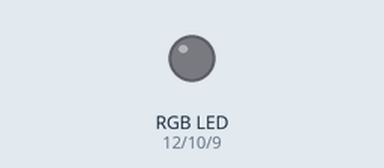
A sketch run on a simulated Arduino Uno, built with avr-gcc and run on an emulated ATmega328P. Parts: an RGB LED mixed from three pins (HIGH = lit).

Above: at 0.5 s.
At 2.5 s:
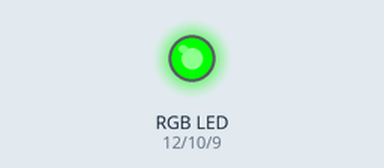
At 3.5 s:
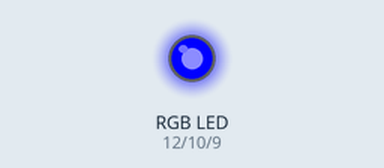
At 4.5 s:
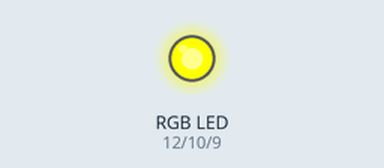
At 6.5 s:
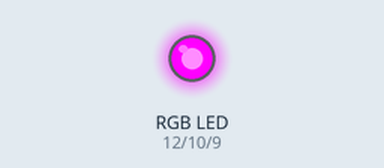
At 9.5 s:
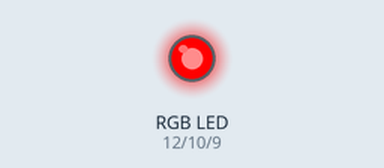
Timing chart, 0 to 10.4 s (numbered marks = the images above):
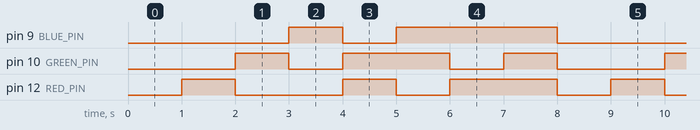

The sketch:

Projekt_10-RGB_Lysdiod.ino
```cpp
/******************************************************************
 * Projekt 10 - RGB LED
 * Gör en RGB LED till en regnbåge av färger!
 *****************************************************************/
const int RED_PIN   = 12;
const int GREEN_PIN = 10;
const int BLUE_PIN  =  9;

const int DISPLAY_TIME = 1000;

void setup()
{
  pinMode(RED_PIN, OUTPUT);
  pinMode(GREEN_PIN, OUTPUT);
  pinMode(BLUE_PIN, OUTPUT);
}

void loop()
{
  mainColors();    // Röd, grön, blå, gul, cyan, lila, vit
}

/*******************************************************************
 * Funktionen visar åtta "huvudfärger" som RGB-lysdioden kan avge.
/*******************************************************************/
void mainColors()
{
  // all LEDs off
  digitalWrite(RED_PIN, LOW);
  digitalWrite(GREEN_PIN, LOW);
  digitalWrite(BLUE_PIN, LOW);
  delay(DISPLAY_TIME);

  // Röd
  digitalWrite(RED_PIN, HIGH);
  digitalWrite(GREEN_PIN, LOW);
  digitalWrite(BLUE_PIN, LOW);
  delay(DISPLAY_TIME);

  // Grön
  digitalWrite(RED_PIN, LOW);
  digitalWrite(GREEN_PIN, HIGH);
  digitalWrite(BLUE_PIN, LOW);
  delay(DISPLAY_TIME);

  // Blå
  digitalWrite(RED_PIN, LOW);
  digitalWrite(GREEN_PIN, LOW);
  digitalWrite(BLUE_PIN, HIGH);
  delay(DISPLAY_TIME);

  // Gul (Röd och Grön)
  digitalWrite(RED_PIN, HIGH);
  digitalWrite(GREEN_PIN, HIGH);
  digitalWrite(BLUE_PIN, LOW);
  delay(DISPLAY_TIME);

  // Cyan (Grön och Blå)
  digitalWrite(RED_PIN, LOW);
  digitalWrite(GREEN_PIN, HIGH);
  digitalWrite(BLUE_PIN, HIGH);
  delay(DISPLAY_TIME);

  // lila (Röd och Blå)
  digitalWrite(RED_PIN, HIGH);
  digitalWrite(GREEN_PIN, LOW);
  digitalWrite(BLUE_PIN, HIGH);
  delay(DISPLAY_TIME);

  // Vit (slå PÅ alla lysdioder)
  digitalWrite(RED_PIN, HIGH);
  digitalWrite(GREEN_PIN, HIGH);
  digitalWrite(BLUE_PIN, HIGH);
  delay(DISPLAY_TIME);
}
```

Measured:
- by itself, pin 9 (BLUE_PIN): repeats every 8.0 s: LOW 1.0 s, HIGH 3.0 s, LOW 3.0 s, HIGH 1.0 s
- by itself, pin 10 (GREEN_PIN): repeats every 8.0 s: LOW 1.0 s, HIGH 2.0 s, LOW 1.0 s, HIGH 1.0 s, LOW 2.0 s, HIGH 1.0 s
- by itself, pin 12 (RED_PIN): repeats every 8.0 s: LOW 2.0 s, HIGH 1.0 s, LOW 1.0 s, HIGH 2.0 s, LOW 1.0 s, HIGH 1.0 s
